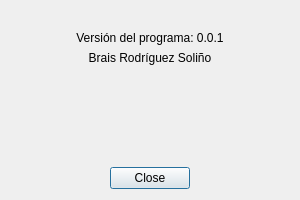
<?xml version="1.0" encoding="UTF-8"?>
<ui version="4.0">
 <class>venabout</class>
 <widget class="QDialog" name="venabout">
  <property name="geometry">
   <rect>
    <x>0</x>
    <y>0</y>
    <width>300</width>
    <height>200</height>
   </rect>
  </property>
  <property name="minimumSize">
   <size>
    <width>300</width>
    <height>200</height>
   </size>
  </property>
  <property name="maximumSize">
   <size>
    <width>300</width>
    <height>200</height>
   </size>
  </property>
  <property name="baseSize">
   <size>
    <width>400</width>
    <height>200</height>
   </size>
  </property>
  <property name="windowTitle">
   <string>About</string>
  </property>
  <layout class="QGridLayout" name="gridLayout">
   <item row="2" column="0">
    <widget class="QDialogButtonBox" name="btnBox">
     <property name="orientation">
      <enum>Qt::Horizontal</enum>
     </property>
     <property name="standardButtons">
      <set>QDialogButtonBox::Close</set>
     </property>
     <property name="centerButtons">
      <bool>true</bool>
     </property>
    </widget>
   </item>
   <item row="0" column="0">
    <layout class="QGridLayout" name="gridLayout_2">
     <property name="horizontalSpacing">
      <number>0</number>
     </property>
     <property name="verticalSpacing">
      <number>6</number>
     </property>
     <item row="3" column="0">
      <widget class="QLabel" name="lblNombre">
       <property name="text">
        <string>Brais Rodríguez Soliño</string>
       </property>
       <property name="alignment">
        <set>Qt::AlignCenter</set>
       </property>
      </widget>
     </item>
     <item row="2" column="0">
      <widget class="QLabel" name="lblVersion">
       <property name="text">
        <string>Versión del programa: 0.0.1</string>
       </property>
       <property name="alignment">
        <set>Qt::AlignCenter</set>
       </property>
      </widget>
     </item>
     <item row="1" column="0">
      <widget class="QLabel" name="lblLogo">
       <property name="sizePolicy">
        <sizepolicy hsizetype="Preferred" vsizetype="Preferred">
         <horstretch>0</horstretch>
         <verstretch>0</verstretch>
        </sizepolicy>
       </property>
       <property name="minimumSize">
        <size>
         <width>0</width>
         <height>0</height>
        </size>
       </property>
       <property name="maximumSize">
        <size>
         <width>100</width>
         <height>100</height>
        </size>
       </property>
       <property name="baseSize">
        <size>
         <width>0</width>
         <height>0</height>
        </size>
       </property>
       <property name="layoutDirection">
        <enum>Qt::LeftToRight</enum>
       </property>
       <property name="text">
        <string/>
       </property>
       <property name="textFormat">
        <enum>Qt::AutoText</enum>
       </property>
       <property name="pixmap">
        <pixmap>img/logo.jpg</pixmap>
       </property>
       <property name="scaledContents">
        <bool>true</bool>
       </property>
       <property name="alignment">
        <set>Qt::AlignCenter</set>
       </property>
       <property name="margin">
        <number>10</number>
       </property>
      </widget>
     </item>
    </layout>
   </item>
   <item row="1" column="0">
    <spacer name="verticalSpacer">
     <property name="orientation">
      <enum>Qt::Vertical</enum>
     </property>
     <property name="sizeHint" stdset="0">
      <size>
       <width>20</width>
       <height>40</height>
      </size>
     </property>
    </spacer>
   </item>
  </layout>
 </widget>
 <resources/>
 <connections>
  <connection>
   <sender>btnBox</sender>
   <signal>accepted()</signal>
   <receiver>venabout</receiver>
   <slot>accept()</slot>
   <hints>
    <hint type="sourcelabel">
     <x>248</x>
     <y>254</y>
    </hint>
    <hint type="destinationlabel">
     <x>157</x>
     <y>274</y>
    </hint>
   </hints>
  </connection>
  <connection>
   <sender>btnBox</sender>
   <signal>rejected()</signal>
   <receiver>venabout</receiver>
   <slot>reject()</slot>
   <hints>
    <hint type="sourcelabel">
     <x>316</x>
     <y>260</y>
    </hint>
    <hint type="destinationlabel">
     <x>286</x>
     <y>274</y>
    </hint>
   </hints>
  </connection>
 </connections>
</ui>
